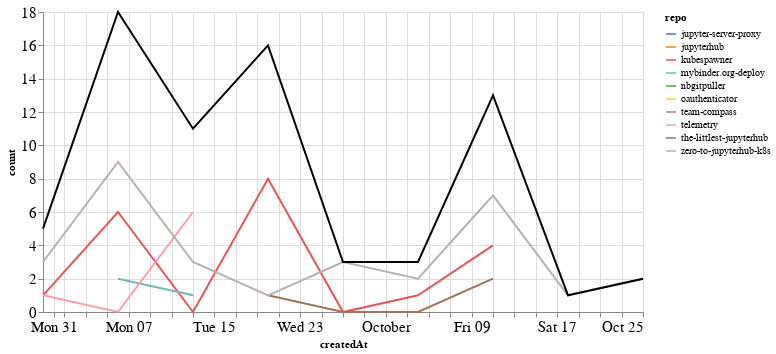

Write notebook code for a chart like this one.
### Markdown cell above
## Comments

### Code cell
comments_time = comments.groupby('repo').resample('W', on='createdAt').count()['author'].reset_index()
comments_time = comments_time.rename(columns={'author': 'count'})
comments_time_total = comments_time.groupby('createdAt').agg({"count": "sum"}).reset_index()
ch1 = alt.Chart(comments_time, width=600).mark_line().encode(
    x='createdAt',
    y='count',
    color='repo',
    tooltip="repo"
)

ch2 = alt.Chart(comments_time_total, width=600).mark_line(color="black").encode(
    x='createdAt',
    y='count',
)

ch1 + ch2

### Figure 1 — Vega-Lite specification as saved in the notebook (floating-point values rounded to 4 significant figures)
{"config": {"axisLeft": {"labelFontSize": 15}, "axisBottom": {"labelFontSize": 15}}, "layer": [{"data": {"name": "data-fa57c7137e0933d55df8d896b1234907"}, "mark": "line", "encoding": {"color": {"type": "nominal", "field": "repo"}, "tooltip": {"type": "nominal", "field": "repo"}, "x": {"type": "temporal", "field": "createdAt"}, "y": {"type": "quantitative", "field": "count"}}, "width": 600}, {"data": {"name": "data-4b9763efaa11eb59ea077ae3fc8b8ad7"}, "mark": {"type": "line", "color": "black"}, "encoding": {"x": {"type": "temporal", "field": "createdAt"}, "y": {"type": "quantitative", "field": "count"}}, "width": 600}], "$schema": "https://vega.github.io/schema/vega-lite/v4.8.1.json", "datasets": {"data-fa57c7137e0933d55df8d896b1234907": [{"repo": "jupyter-server-proxy", "createdAt": "2020-09-20T00:00:00", "count": 3}, {"repo": "jupyterhub", "createdAt": "2020-09-20T00:00:00", "count": 2}, {"repo": "kubespawner", "createdAt": "2020-08-30T00:00:00", "count": 1}, {"repo": "kubespawner", "createdAt": "2020-09-06T00:00:00", "count": 6}, {"repo": "kubespawner", "createdAt": "2020-09-13T00:00:00", "count": 0}, {"repo": "kubespawner", "createdAt": "2020-09-20T00:00:00", "count": 8}, {"repo": "kubespawner", "createdAt": "2020-09-27T00:00:00", "count": 0}, {"repo": "kubespawner", "createdAt": "2020-10-04T00:00:00", "count": 1}, {"repo": "kubespawner", "createdAt": "2020-10-11T00:00:00", "count": 4}, {"repo": "mybinder.org-deploy", "createdAt": "2020-09-06T00:00:00", "count": 2}, {"repo": "mybinder.org-deploy", "createdAt": "2020-09-13T00:00:00", "count": 1}, {"repo": "nbgitpuller", "createdAt": "2020-09-20T00:00:00", "count": 1}, {"repo": "oauthenticator", "createdAt": "2020-09-06T00:00:00", "count": 1}, {"repo": "team-compass", "createdAt": "2020-09-13T00:00:00", "count": 1}, {"repo": "telemetry", "createdAt": "2020-08-30T00:00:00", "count": 1}, {"repo": "telemetry", "createdAt": "2020-09-06T00:00:00", "count": 0}, {"repo": "telemetry", "createdAt": "2020-09-13T00:00:00", "count": 6}, {"repo": "the-littlest-jupyterhub", "createdAt": "2020-09-20T00:00:00", "count": 1}, {"repo": "the-littlest-jupyterhub", "createdAt": "2020-09-27T00:00:00", "count": 0}, {"repo": "the-littlest-jupyterhub", "createdAt": "2020-10-04T00:00:00", "count": 0}, {"repo": "the-littlest-jupyterhub", "createdAt": "2020-10-11T00:00:00", "count": 2}, {"repo": "zero-to-jupyterhub-k8s", "createdAt": "2020-08-30T00:00:00", "count": 3}, {"repo": "zero-to-jupyterhub-k8s", "createdAt": "2020-09-06T00:00:00", "count": 9}, {"repo": "zero-to-jupyterhub-k8s", "createdAt": "2020-09-13T00:00:00", "count": 3}, {"repo": "zero-to-jupyterhub-k8s", "createdAt": "2020-09-20T00:00:00", "count": 1}, {"repo": "zero-to-jupyterhub-k8s", "createdAt": "2020-09-27T00:00:00", "count": 3}, {"repo": "zero-to-jupyterhub-k8s", "createdAt": "2020-10-04T00:00:00", "count": 2}, {"repo": "zero-to-jupyterhub-k8s", "createdAt": "2020-10-11T00:00:00", "count": 7}, {"repo": "zero-to-jupyterhub-k8s", "createdAt": "2020-10-18T00:00:00", "count": 1}, {"repo": "zero-to-jupyterhub-k8s", "createdAt": "2020-10-25T00:00:00", "count": 2}], "data-4b9763efaa11eb59ea077ae3fc8b8ad7": [{"createdAt": "2020-08-30T00:00:00", "count": 5}, {"createdAt": "2020-09-06T00:00:00", "count": 18}, {"createdAt": "2020-09-13T00:00:00", "count": 11}, {"createdAt": "2020-09-20T00:00:00", "count": 16}, {"createdAt": "2020-09-27T00:00:00", "count": 3}, {"createdAt": "2020-10-04T00:00:00", "count": 3}, {"createdAt": "2020-10-11T00:00:00", "count": 13}, {"createdAt": "2020-10-18T00:00:00", "count": 1}, {"createdAt": "2020-10-25T00:00:00", "count": 2}]}}
